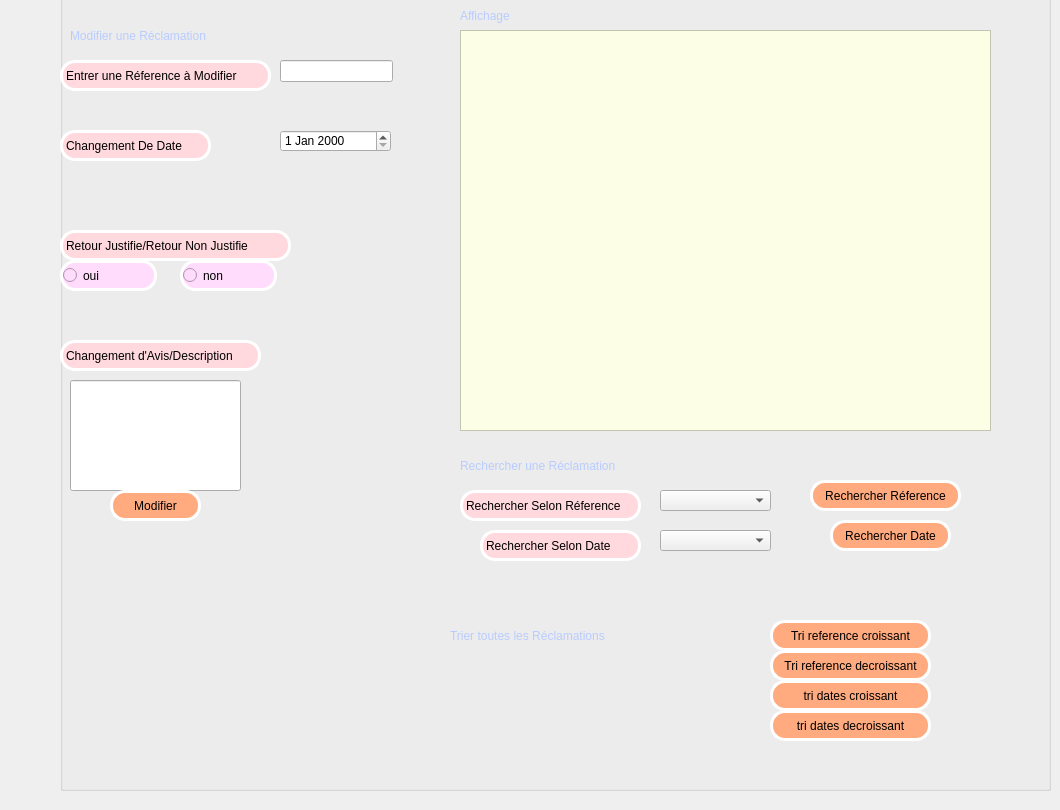
      <widget class="QWidget" name="tab_21">
       <attribute name="title">
        <string>reclamation</string>
       </attribute>
       <widget class="QGroupBox" name="groupBox_14">
        <property name="geometry">
         <rect>
          <x>60</x>
          <y>-10</y>
          <width>991</width>
          <height>801</height>
         </rect>
        </property>
        <property name="title">
         <string/>
        </property>
        <widget class="QLabel" name="label_34">
         <property name="geometry">
          <rect>
           <x>0</x>
           <y>70</y>
           <width>211</width>
           <height>31</height>
          </rect>
         </property>
         <property name="styleSheet">
          <string notr="true">border-radius: 15px;
background-color: rgb(255, 217, 222);
font: 7pt &quot;Sitka Small&quot;;


border:3px solid white;</string>
         </property>
         <property name="text">
          <string>Entrer une Réference à Modifier</string>
         </property>
        </widget>
        <widget class="QLabel" name="label_35">
         <property name="geometry">
          <rect>
           <x>0</x>
           <y>140</y>
           <width>151</width>
           <height>31</height>
          </rect>
         </property>
         <property name="styleSheet">
          <string notr="true">border-radius: 15px;
background-color: rgb(255, 217, 222);
font: 7pt &quot;Sitka Small&quot;;


border:3px solid white;</string>
         </property>
         <property name="text">
          <string>Changement De Date</string>
         </property>
        </widget>
        <widget class="QDateEdit" name="date_mod">
         <property name="geometry">
          <rect>
           <x>220</x>
           <y>140</y>
           <width>111</width>
           <height>22</height>
          </rect>
         </property>
        </widget>
        <widget class="QLabel" name="label_36">
         <property name="geometry">
          <rect>
           <x>0</x>
           <y>240</y>
           <width>231</width>
           <height>31</height>
          </rect>
         </property>
         <property name="styleSheet">
          <string notr="true">border-radius: 15px;
background-color: rgb(255, 217, 222);
font: 7pt &quot;Sitka Small&quot;;


border:3px solid white;

</string>
         </property>
         <property name="text">
          <string>Retour Justifie/Retour Non Justifie</string>
         </property>
        </widget>
        <widget class="QRadioButton" name="retour_justifie_mod">
         <property name="geometry">
          <rect>
           <x>0</x>
           <y>270</y>
           <width>97</width>
           <height>31</height>
          </rect>
         </property>
         <property name="styleSheet">
          <string notr="true">border-radius: 15px;

font: 7pt &quot;Sitka Small&quot;;


border:3px solid white;
background-color: rgb(255, 219, 252);</string>
         </property>
         <property name="text">
          <string>oui</string>
         </property>
        </widget>
        <widget class="QRadioButton" name="retour_nonjustifie_mod">
         <property name="geometry">
          <rect>
           <x>120</x>
           <y>270</y>
           <width>97</width>
           <height>31</height>
          </rect>
         </property>
         <property name="styleSheet">
          <string notr="true">
border-radius: 15px;

font: 7pt &quot;Sitka Small&quot;;


border:3px solid white;
background-color: rgb(255, 219, 252);</string>
         </property>
         <property name="text">
          <string>non</string>
         </property>
        </widget>
        <widget class="QLabel" name="label_37">
         <property name="geometry">
          <rect>
           <x>0</x>
           <y>350</y>
           <width>201</width>
           <height>31</height>
          </rect>
         </property>
         <property name="styleSheet">
          <string notr="true">border-radius: 15px;
background-color: rgb(255, 217, 222);
font: 7pt &quot;Sitka Small&quot;;


border:3px solid white;

</string>
         </property>
         <property name="text">
          <string>Changement d'Avis/Description</string>
         </property>
        </widget>
        <widget class="QLineEdit" name="avis_mod">
         <property name="geometry">
          <rect>
           <x>10</x>
           <y>390</y>
           <width>171</width>
           <height>111</height>
          </rect>
         </property>
        </widget>
        <widget class="QPushButton" name="pushButton_modifier">
         <property name="geometry">
          <rect>
           <x>50</x>
           <y>500</y>
           <width>91</width>
           <height>31</height>
          </rect>
         </property>
         <property name="styleSheet">
          <string notr="true">border-radius: 15px;
background-color: rgb(255, 170, 127);

font: 7pt &quot;Sitka Small&quot;;


border:3px solid white;</string>
         </property>
         <property name="text">
          <string>Modifier</string>
         </property>
        </widget>
        <widget class="QTableView" name="tab_reclamation2">
         <property name="geometry">
          <rect>
           <x>400</x>
           <y>40</y>
           <width>531</width>
           <height>401</height>
          </rect>
         </property>
         <property name="styleSheet">
          <string notr="true">background-color: rgb(252, 255, 230);</string>
         </property>
        </widget>
        <widget class="QLineEdit" name="ref_mod">
         <property name="geometry">
          <rect>
           <x>220</x>
           <y>70</y>
           <width>113</width>
           <height>22</height>
          </rect>
         </property>
        </widget>
        <widget class="QLabel" name="label_38">
         <property name="geometry">
          <rect>
           <x>400</x>
           <y>500</y>
           <width>181</width>
           <height>31</height>
          </rect>
         </property>
         <property name="styleSheet">
          <string notr="true">border-radius: 15px;
background-color: rgb(255, 217, 222);
font: 7pt &quot;Sitka Small&quot;;


border:3px solid white;

</string>
         </property>
         <property name="text">
          <string>Rechercher Selon Réference</string>
         </property>
        </widget>
        <widget class="QPushButton" name="pushButton_rechercher">
         <property name="geometry">
          <rect>
           <x>750</x>
           <y>490</y>
           <width>151</width>
           <height>31</height>
          </rect>
         </property>
         <property name="styleSheet">
          <string notr="true">border-radius: 15px;
background-color: rgb(255, 170, 127);

font: 7pt &quot;Sitka Small&quot;;


border:3px solid white;</string>
         </property>
         <property name="text">
          <string>Rechercher Réference</string>
         </property>
        </widget>
        <widget class="QComboBox" name="rech_ref">
         <property name="geometry">
          <rect>
           <x>600</x>
           <y>500</y>
           <width>111</width>
           <height>21</height>
          </rect>
         </property>
        </widget>
        <widget class="QPushButton" name="tri_ref_c">
         <property name="geometry">
          <rect>
           <x>710</x>
           <y>630</y>
           <width>161</width>
           <height>31</height>
          </rect>
         </property>
         <property name="styleSheet">
          <string notr="true">border-radius: 15px;
background-color: rgb(255, 170, 127);

font: 7pt &quot;Sitka Small&quot;;


border:3px solid white;</string>
         </property>
         <property name="text">
          <string>Tri reference croissant</string>
         </property>
        </widget>
        <widget class="QPushButton" name="tri_ref_dec">
         <property name="geometry">
          <rect>
           <x>710</x>
           <y>660</y>
           <width>161</width>
           <height>31</height>
          </rect>
         </property>
         <property name="styleSheet">
          <string notr="true">border-radius: 15px;
background-color: rgb(255, 170, 127);

font: 7pt &quot;Sitka Small&quot;;


border:3px solid white;</string>
         </property>
         <property name="text">
          <string>Tri reference decroissant</string>
         </property>
        </widget>
        <widget class="QPushButton" name="tri_dates_c">
         <property name="geometry">
          <rect>
           <x>710</x>
           <y>690</y>
           <width>161</width>
           <height>31</height>
          </rect>
         </property>
         <property name="styleSheet">
          <string notr="true">border-radius: 15px;
background-color: rgb(255, 170, 127);

font: 7pt &quot;Sitka Small&quot;;


border:3px solid white;</string>
         </property>
         <property name="text">
          <string>tri dates croissant</string>
         </property>
        </widget>
        <widget class="QPushButton" name="tri_dates_dec">
         <property name="geometry">
          <rect>
           <x>710</x>
           <y>720</y>
           <width>161</width>
           <height>31</height>
          </rect>
         </property>
         <property name="styleSheet">
          <string notr="true">border-radius: 15px;
background-color: rgb(255, 170, 127);

font: 7pt &quot;Sitka Small&quot;;


border:3px solid white;</string>
         </property>
         <property name="text">
          <string>tri dates decroissant</string>
         </property>
        </widget>
        <widget class="QLabel" name="label_134">
         <property name="geometry">
          <rect>
           <x>10</x>
           <y>30</y>
           <width>321</width>
           <height>31</height>
          </rect>
         </property>
         <property name="styleSheet">
          <string notr="true">font: 15pt &quot;MV Boli&quot;;
color: rgb(185, 204, 255);
</string>
         </property>
         <property name="text">
          <string>Modifier une Réclamation</string>
         </property>
        </widget>
        <widget class="QLabel" name="label_135">
         <property name="geometry">
          <rect>
           <x>400</x>
           <y>460</y>
           <width>331</width>
           <height>31</height>
          </rect>
         </property>
         <property name="styleSheet">
          <string notr="true">font: 15pt &quot;MV Boli&quot;;
color: rgb(185, 204, 255);
</string>
         </property>
         <property name="text">
          <string>Rechercher une Réclamation</string>
         </property>
        </widget>
        <widget class="QLabel" name="label_136">
         <property name="geometry">
          <rect>
           <x>390</x>
           <y>630</y>
           <width>311</width>
           <height>31</height>
          </rect>
         </property>
         <property name="styleSheet">
          <string notr="true">font: 15pt &quot;MV Boli&quot;;
color: rgb(185, 204, 255);

</string>
         </property>
         <property name="text">
          <string>Trier toutes les Réclamations</string>
         </property>
        </widget>
        <widget class="QLabel" name="label_137">
         <property name="geometry">
          <rect>
           <x>400</x>
           <y>10</y>
           <width>141</width>
           <height>31</height>
          </rect>
         </property>
         <property name="styleSheet">
          <string notr="true">font: 15pt &quot;MV Boli&quot;;
color: rgb(185, 204, 255);
</string>
         </property>
         <property name="text">
          <string>Affichage</string>
         </property>
        </widget>
        <widget class="QLabel" name="label_138">
         <property name="geometry">
          <rect>
           <x>420</x>
           <y>540</y>
           <width>161</width>
           <height>31</height>
          </rect>
         </property>
         <property name="styleSheet">
          <string notr="true">border-radius: 15px;
background-color: rgb(255, 217, 222);
font: 7pt &quot;Sitka Small&quot;;


border:3px solid white;

</string>
         </property>
         <property name="text">
          <string>Rechercher Selon Date</string>
         </property>
        </widget>
        <widget class="QComboBox" name="rech_date">
         <property name="geometry">
          <rect>
           <x>600</x>
           <y>540</y>
           <width>111</width>
           <height>21</height>
          </rect>
         </property>
        </widget>
        <widget class="QPushButton" name="pushButton_rechercher_date">
         <property name="geometry">
          <rect>
           <x>770</x>
           <y>530</y>
           <width>121</width>
           <height>31</height>
          </rect>
         </property>
         <property name="styleSheet">
          <string notr="true">border-radius: 15px;
background-color: rgb(255, 170, 127);

font: 7pt &quot;Sitka Small&quot;;


border:3px solid white;</string>
         </property>
         <property name="text">
          <string>Rechercher Date</string>
         </property>
        </widget>
       </widget>
      </widget>
